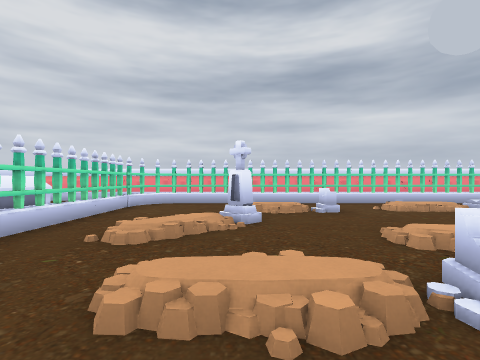
View 1 (above)

12 first-person views from a walk through a level from a Godot 3-D game. The camera is 1.4 m above the floor, looks level and sees 85° across. The floor is counted in squares, 2 m on a side. Each view is taken from the middle of a square. On the plan, view 1 faces up. The plan holds only what a view shows up to about 9 squares ahead; the rest is blank. The place goes on beyond the plan. Door leaves are left out where a doorway can be walked through. Some surface patterns are stand-ins.

View 2
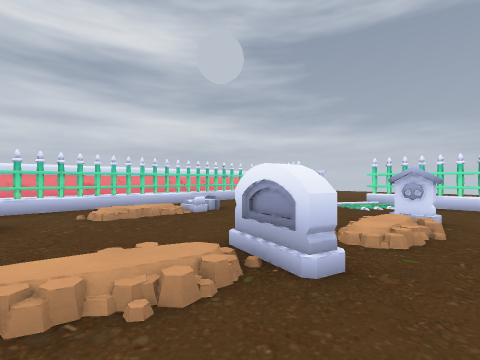

View 3
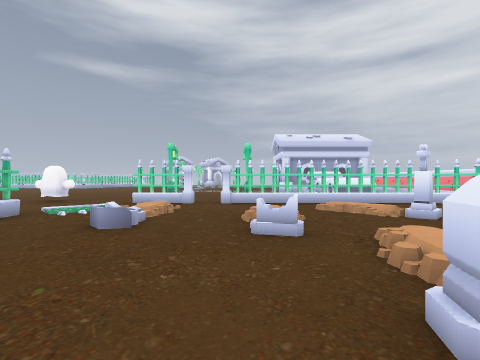

View 4
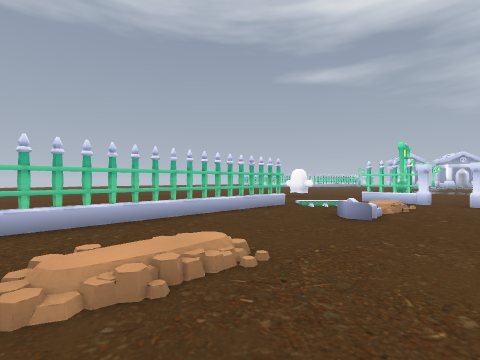

View 5
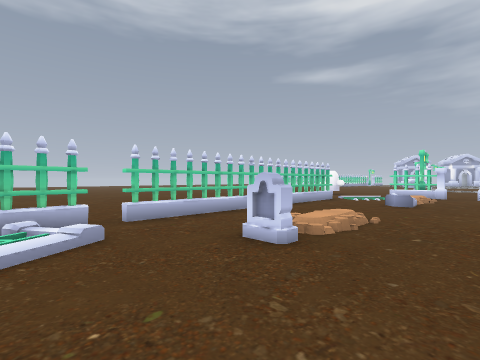

View 6
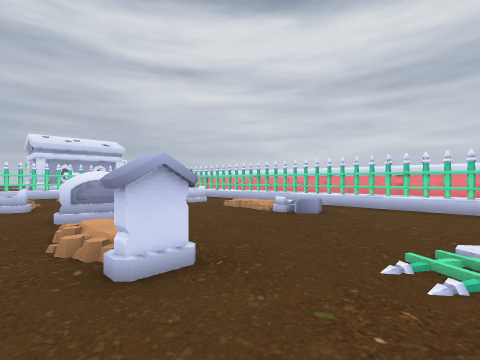

View 7
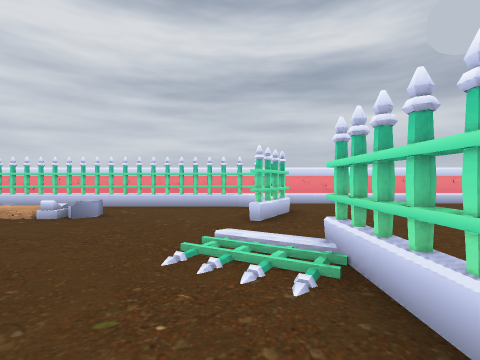

View 8
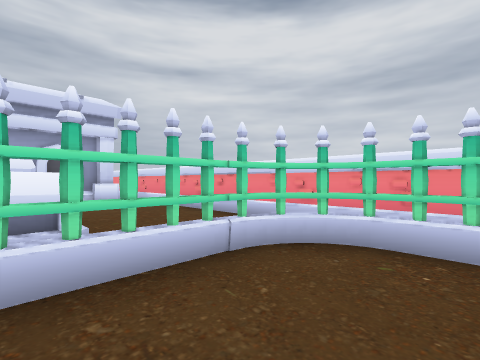

View 9
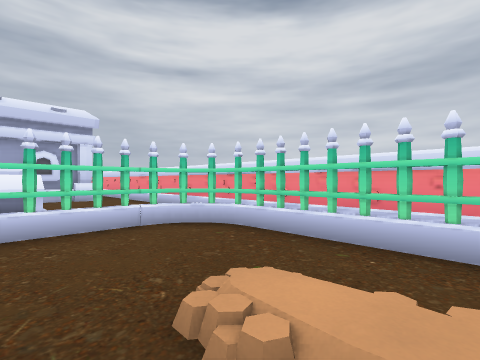

View 10
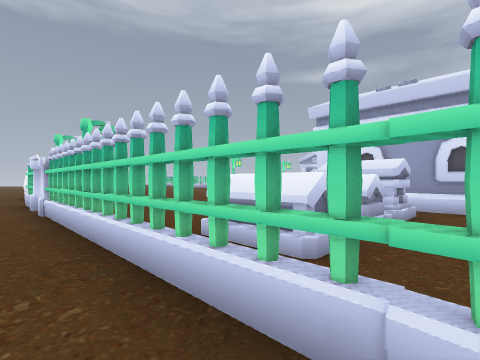

View 11
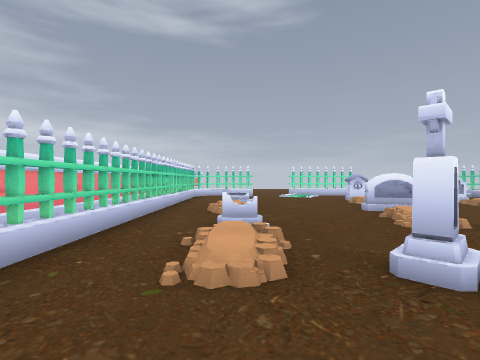

View 12
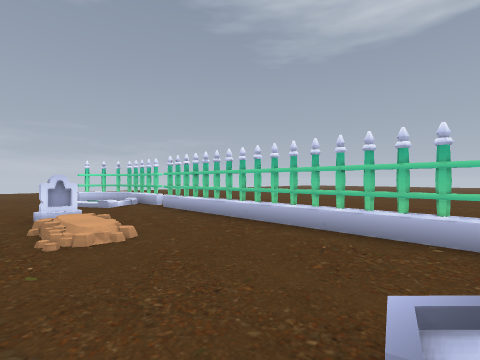

### Floor plan
Key: @ floor where view 1 was taken; # wall or solid block; x gap in a wall; . main floor; : floor 0.25 m higher than the main floor; / step, stairs or slope; ^ raised ledge; T tombstone; O other object.
Columns run from 10 left of view 1 to 16 right of it. Each row starts with its distance up from view 1.
  9 ###########################
  8  # ....#############... ..
  7    ....x............#..
  6  ###^..#../:T.://...#..
  5  ### ^^x../............
  4       .x.:#........//..
  3      ..#./..//T..../#.
  2      ..x.///T.T::#..x
  1      ..#..//........#
  0      .....@..........
 -1        #////...:OO...
 -2        #//........//
 -3       ..  .###x###.##
 -4       ....#      .#
 -5        ..        .
 -6                 ..
 -7            .......
 -8            ........
 -9            ..... ..
-10             ..

Positions as (right, up) in squares from view 1, and headings:
1: (0, 0), facing up
2: (2, 1), facing up-right
3: (5, 1), facing left
4: (6, 1), facing down-left
5: (9, 1), facing down-left
6: (9, 1), facing up-left
7: (9, 1), facing up
8: (-1, 5), facing up-left
9: (1, 5), facing up-left
10: (-2, 7), facing down-left
11: (-2, 6), facing right
12: (1, 0), facing down-right
